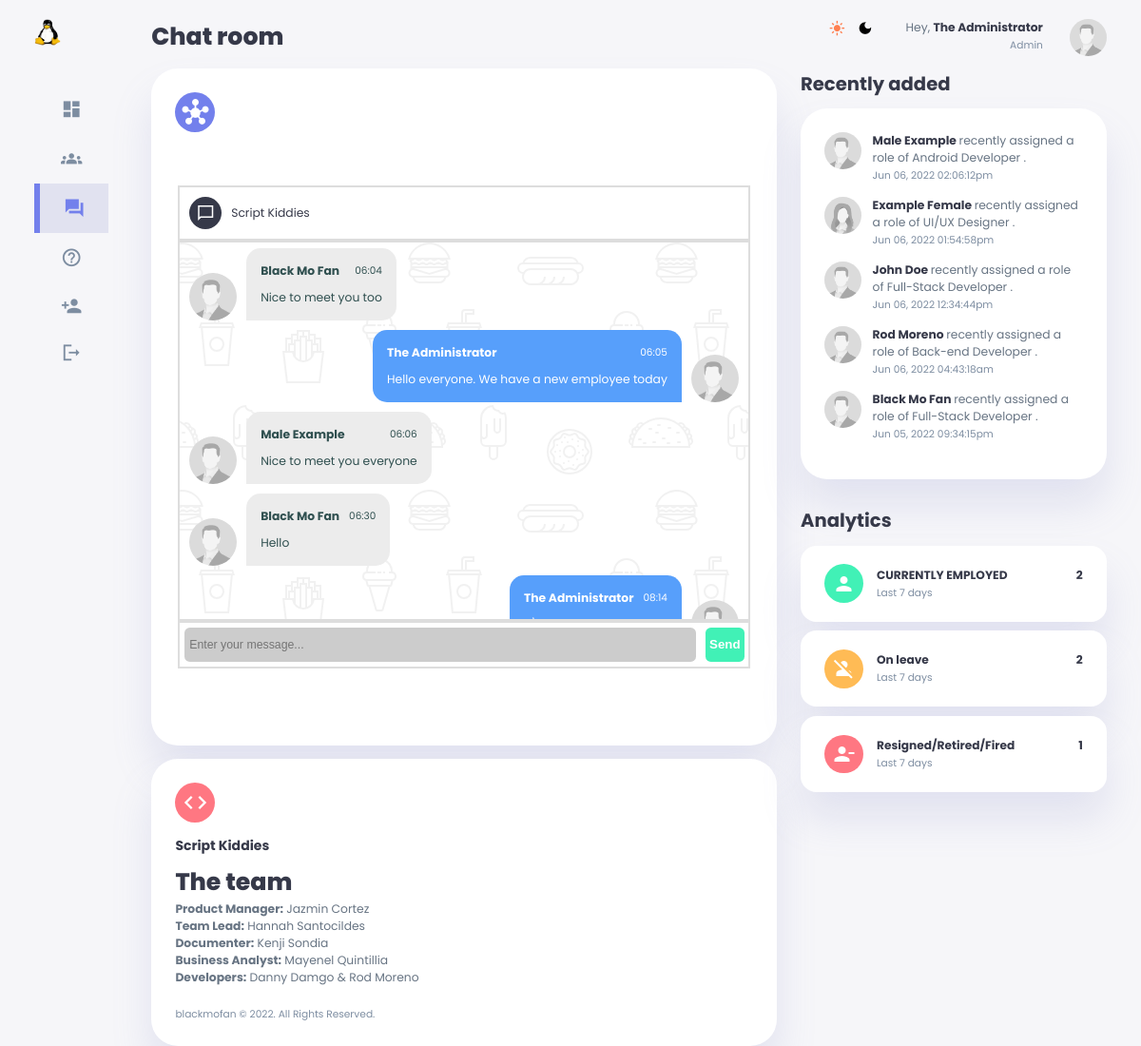
The app's page /components/chat-room.php (signed in) with its own data.
### tables this page shows
CREATE TABLE `chat_messages` (
  `id` bigint(20) NOT NULL,
  `user_id` bigint(20) NOT NULL,
  `message` varchar(500) NOT NULL,
  `date` timestamp NOT NULL DEFAULT current_timestamp() ON UPDATE current_timestamp()
);

CREATE TABLE `users` (
  `id` bigint(20) NOT NULL,
  `user_id` bigint(20) NOT NULL,
  `full_name` varchar(100) NOT NULL,
  `gender` varchar(50) NOT NULL,
  `user_name` varchar(100) NOT NULL,
  `birthday` varchar(50) NOT NULL,
  `role` varchar(100) NOT NULL,
  `email` varchar(100) NOT NULL,
  `password` varchar(100) NOT NULL,
  `date` datetime NOT NULL,
  `update_date` timestamp NOT NULL DEFAULT current_timestamp() ON UPDATE current_timestamp(),
  `employment_status` varchar(100) NOT NULL,
  `salary` float NOT NULL
);

### components/chat-room.php (the view, shortened to what this page needs)
<?php
    include_once '../utilities/header-components.php';
    $employmentStatus = mysqli_query($conn, "SELECT employment_status FROM users;");
    $employed = 0;
    $onleave = 0;
    $resigned = 0;
    while($ESColumn = mysqli_fetch_array($employmentStatus)){
        if($ESColumn["employment_status"] === "Employed"){
            $employed++;
        } else if($ESColumn["employment_status"] === "On leave"){
            $onleave++;
        } else if($ESColumn["employment_status"] === "Resigned"){
            $resigned++;
        } else {
            continue;
        }
    }
?>
            <h1>Chat room</h1>
            <section class="insights">
                <div class="sales">
                    <span class="material-icons-sharp">
                    </span>
                    <div class="middle">
                            <div class="chatBox">
                                <div class="chatBoxHeader">
                                    <span class="header-icon material-symbols-sharp">chat_bubble</span>
                                    Script Kiddies
                                </div>
                                <div class="messageBox">
                                    <?php
                                        $chatMessage = mysqli_query($conn, "SELECT * FROM chat_messages ORDER BY date ASC;");
                                        while($chat = mysqli_fetch_array($chatMessage)){
                                            $employeeRecordQuery = mysqli_query($conn, "SELECT * FROM users WHERE user_id={$chat["user_id"]}");
                                            $employeeRecord = mysqli_fetch_array($employeeRecordQuery);
                                            if($chat["user_id"] != $_SESSION["userid"]) {
                                    ?>
                                            <div class="msg left-msg">
                                                <div class="msg-img" style="background-image: url('../assets/images/<?= $employeeRecord["gender"]; ?>.jpg');"></div>
                                                <div class="msg-bubble">
                                                    <div class="msg-info">
                                                        <div class="msg-info-name"><?= $employeeRecord["full_name"]; ?></div>
                                                        <div class="msg-info-time"><?= date('h:i', strtotime($chat["date"])); ?></div>
                                                    </div>
                                                    <div class="msg-text">
                                                    <?= $chat["message"]; ?>
                                                    </div>
                                                </div>
                                            </div>
                                    <?php
                                            } else {
                                    ?>
                                            <div class="msg right-msg">
                                                <div class="msg-img" style="background-image: url('../assets/images/<?= $employeeRecord["gender"]; ?>.jpg');"></div>
                                                    <div class="msg-bubble">
                                                        <div class="msg-info">
                                                            <div class="msg-info-name">
                                                                <?= $employeeRecord["full_name"]; ?>
                                                            </div>
                                                            <div class="msg-info-time">
                                                                <?= date('h:i', strtotime($chat["date"])); ?>
                                                            </div>
                                                        </div>
                                                        <div class="msg-text">
                                                        <?= $chat["message"]; ?>
                                                        </div>
                                                    </div>
                                            </div>
                                    <?php
                                            }
                                        }
                                    ?>
                                </div>
                                <form class="inputBox" action="../includes/post-message.inc.php" method="POST">
                                    <input type="text" class="chat-message-area" placeholder="Enter your message..." name="chat-message" autocomplete="off">
                                    <input type="submit" class="chat-send-button" name="post_message" value="Send">
                                </form>
                            </div>
                    </div>
                </div>
                <div class="expenses">
                    <span class="material-icons-sharp">
                    </span>
                    <div class="middle">
                        <div class="left">
                            <h3>Script Kiddies</h3>
                            <h1>The team</h1>
                            <p><strong>Product Manager:</strong>  Jazmin Cortez</p>
                            <p><strong>Team Lead:</strong>  Hannah Santocildes</p>
                            <p><strong>Documenter:</strong>  Kenji Sondia</p>
                            <p><strong>Business Analyst:</strong>  Mayenel Quintillia</p>
                            <p><strong>Developers:</strong>  Danny Damgo & Rod Moreno</p>
                        </div>
                        <div class="progress">
                        </div>
                    </div>
                    <small class="text-muted">
                        blackmofan &copy 2022. All Rights Reserved.
                    </small>
                </div>
            </section>
<?php
    include_once '../utilities/footer-signup.php';
?>

### utilities/header-components.php (shortened to what this page needs)
<!DOCTYPE html>
<html lang="en">
<head>
    <link href="../css/style.css" rel="stylesheet" type="text/css" />
</head>
<body>
    <section class="container">
        <aside>
            <section class="top">
                <div class="logo">
                    <img src="../assets/images/tux.png">
                </div>
            </section>
            <section class="sidebar">
            <?php
                if(isset($_SESSION["userid"])) {
                    if(basename($_SERVER["SCRIPT_FILENAME"], '.php') === "index") {
                        echo '<a href="#" class="active sidebar-nav">';
                    } else {
                        echo '<a href="../index.php" class="sidebar-nav">';
                    }
                    echo '    <span class="material-icons-sharp">';
                    echo '    </span>';
                    echo '</a>';
                    if(basename($_SERVER["SCRIPT_FILENAME"], '.php') === "employees") {
                        echo '<a href="#" class="active sidebar-nav">';
                    } else {
                        echo '<a href="../components/employees.php" class="sidebar-nav">';
                    }
                    echo '    <span class="material-icons-sharp">';
                    echo '    </span>';
                    echo '</a>';
                    if(basename($_SERVER["SCRIPT_FILENAME"], '.php') === "chat-room") {
                        echo '<a href="#" class="active sidebar-nav">';
                    } else {
                        echo '<a href="../components/chat-room.php" class="sidebar-nav">';
                    }
                    echo '    <span class="material-icons-sharp">';
                    echo '    </span>';
                    echo '</a>';
                    if(basename($_SERVER["SCRIPT_FILENAME"], '.php') === "about") {
                        echo '<a href="#" class="active sidebar-nav">';
                    } else {
                        echo '<a href="../components/about.php" class="sidebar-nav">';
                    }
                    echo '    <span class="material-icons-sharp">';
                    echo '    </span>';
                    echo '</a>';
                    if($_SESSION["username"] === "Admin"){
                        if(basename($_SERVER["SCRIPT_FILENAME"], '.php') === "signup") {
                            echo '<a href="#" class="active sidebar-nav">';
                        } else {
                            echo '<a href="../utilities/signup.php" class="sidebar-nav">';
                        }
                        echo '   <span class="material-icons-sharp">';
                        echo '    </span>';
                        echo '</a>';
                    }
                    echo '<a href="../utilities/logout.php" class="sidebar-nav">';
                    echo '   <span class="material-icons-sharp">';
                    echo '    </span>';
                    echo '</a>';
                }
            ?>
            </section>
        </aside>
        <main>

### utilities/footer-signup.php (shortened to what this page needs)
</main>
        <section class="right">
            <div class="top">
                <div id="theme-toggler">
                    <span class="material-icons-sharp" id="sun">
                    </span>
                    <span class="material-icons-sharp" id="moon">
                    </span>
                </div>
        <?php
        if(isset($_SESSION["userid"])) {
            echo '<div class="profile">';
            echo '        <div class="info">';
            echo '            <p>Hey, <b>';
                                    echo $_SESSION["fullname"];
            echo '                </b></p>';
            echo '            <small class="text-muted">';
                    if($_SESSION["username"] === "Admin"){
                        echo "Admin";
                    }
                    else{
                        echo "Employee";
                    }
            echo '            </small>';
            echo '        </div>';
            echo '        <div class="profile-photo">';
            echo '            <img src="../assets/images/' . $_SESSION["gender"] . '.jpg">';
            echo '        </div>';
            echo '    </div>';
        ?>
            </div>
        <?php
            echo '        <div class="recent-updates">';
            echo '            <h2>Recently added</h2>';
                            $result = mysqli_query($conn, "SELECT * FROM users ORDER BY date DESC;");
                            if(mysqli_num_rows($result) > 0) {
            echo '          <div class="updates">';
                                while($row = mysqli_fetch_array($result)) {
                                    if($row['user_name'] === "Admin"){
                                        continue;
                                    }
            echo '                    <div class="update">';
            echo '                        <div class="profile-photo">';
            echo '                            <img src="../assets/images/';
                                            if($row["gender"] === "Male") {
                                                echo "Male";
                                            } else {
                                                echo "Female";
                                            }
            echo '.jpg">';
            echo '                        </div>';
            echo '                        <div class="message">';
            echo '                            <p><b>';
                                            echo $row["full_name"];
            echo '                            </b> recently assigned a role of ';
                                                echo $row["role"];
            echo '                                   .</p>';
            echo '                            <small class="text-muted">';
                                                echo date('M d, Y h:i:sa', strtotime($row["date"]));
            echo '                                    </small>';
            echo '                        </div>';
            echo '                    </div>';
                                }
                                } else {
                                    echo "No result found";
                                }
            echo '    </div>';
            echo '</div>';
            echo '<div class="analytics">';
            echo '    <h2>Analytics</h2>';
            echo '    <div class="item online">';
            echo '        <div class="icon">';
            echo '           <span class="material-icons-sharp">';
            echo '            </span>';
            echo '        </div>';
            echo '        <div class="right">';
            echo '           <div class="info">';
            echo '               <h3>CURRENTLY EMPLOYED</h3>';
            echo '                <small class="text-muted">Last 7 days</small>';
            echo '            </div>';
            echo '            <h3>';
                                    echo $employed - 1;
            echo '            </h3>';
            echo '        </div>';
            echo '    </div>';
            echo '    <div class="item offline">';
            echo '        <div class="icon">';
            echo '            <span class="material-icons-sharp">';
            echo '            </span>';
            echo '        </div>';
            echo '        <div class="right">';
            echo '            <div class="info">';
            echo '                <h3>On leave</h3>';
            echo '                <small class="text-muted">Last 7 days</small>';
            echo '            </div>';
            echo '            <h3>';
                                echo $onleave;
            echo '            </h3>';
            echo '        </div>';
            echo '    </div>';
            echo '    <div class="item customers">';
            echo '        <div class="icon">';
            echo '            <span class="material-icons-sharp">';
            echo '            </span>';
            echo '        </div>';
            echo '        <div class="right">';
            echo '            <div class="info">';
            echo '                <h3>Resigned/Retired/Fired</h3>';
            echo '                <small class="text-muted">Last 7 days</small>';
            echo '            </div>';
            echo '            <h3>';
                                echo $resigned;
            echo '            </h3>';
            echo '        </div>';
            echo '    </div>';
            echo '</div>';
            }
        ?>
        </section>
    </section>
</body>
</html>

### records on screen
chat_messages: users.gender (picture), users.full_name "Black Mo Fan", date "06:04", message "Nice to meet you too"
chat_messages: users.gender (picture), users.full_name "The Administrator", date "06:05", message "Hello everyone. We have a new employee today"
chat_messages: users.gender (picture), users.full_name "Male Example", date "06:06", message "Nice to meet you everyone"
chat_messages: users.gender (picture), users.full_name "Black Mo Fan", date "06:30", message "Hello"
chat_messages: users.gender (picture), users.full_name "The Administrator", date "08:14"
users: full_name "Male Example", role "Android Developer", date "Jun 06, 2022 02:06:12pm"
users: full_name "Example Female", role "UI/UX Designer", date "Jun 06, 2022 01:54:58pm"
users: full_name "John Doe", role "Full-Stack Developer", date "Jun 06, 2022 12:34:44pm"
users: full_name "Rod Moreno", role "Back-end Developer", date "Jun 06, 2022 04:43:18am"
users: full_name "Black Mo Fan", role "Full-Stack Developer", date "Jun 05, 2022 09:34:15pm"

### other values on screen
$_SESSION["fullname"] "The Administrator"
$employed - 1 "2"
$onleave "2"
$resigned "1"
